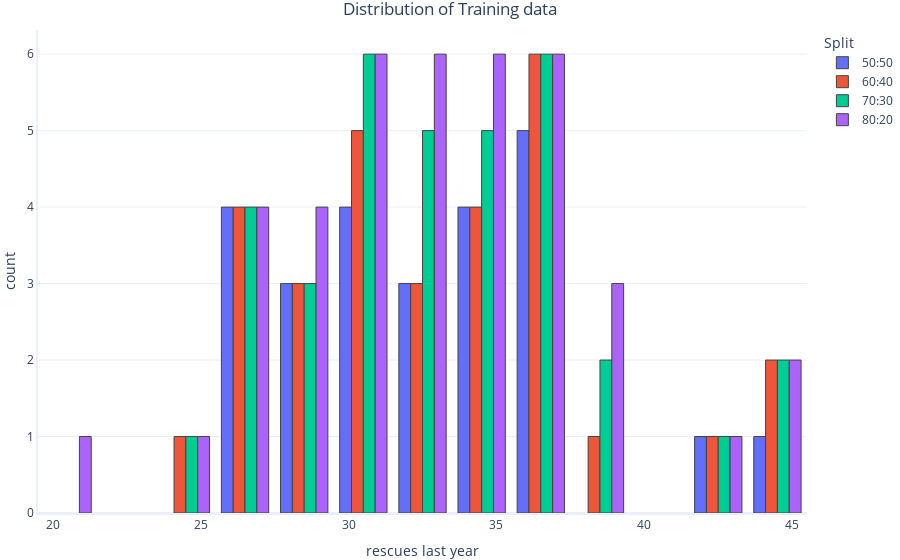

Notebook source saved alongside this figure:
### Markdown cell above
Notice on how the first splits leave us with relatively small _training_ datasets. On the 50:50 split, we have only 25 samples to train with.

On the other hand, the latter ones leave us much more data for training, but relatively little for testing. The 80:20 split leaves us with only 10 samples in the _test_ set!


Let's take a look at the distributions of _training_ data for each split:

### Code cell
# Add a column for each "train" set that identifies the split used
train_8020 = train_8020.assign(Split="80:20")
train_7030 = train_7030.assign(Split="70:30")
train_6040 = train_6040.assign(Split="60:40")
train_5050 = train_5050.assign(Split="50:50")

# Concatenate training sets so we can plot them on the same chart
split_df = pandas.concat([train_5050, train_6040, train_7030, train_8020], axis=0)

 # Plot a histogram of data distribution
graphing.multiple_histogram(split_df, label_x="rescues_last_year", label_group="Split", title="Distribution of Training data")

### Figure 1 — Plotly figure (JSON) as saved in the notebook; plotly's stock layout.template omitted (floating-point values rounded to 4 significant figures)
{"data": [{"histfunc": "count", "name": "50:50", "type": "histogram", "x": [42, 37, 34, 30, 35, 30, 26, 29, 37, 31, 26, 35, 30, 28, 44, 37, 37, 32, 33, 26, 34, 32, 29, 36, 27]}, {"histfunc": "count", "name": "60:40", "type": "histogram", "x": [44, 25, 39, 30, 36, 42, 37, 34, 30, 35, 30, 26, 29, 37, 31, 26, 35, 30, 28, 44, 37, 37, 32, 33, 26, 34, 32, 29, 36, 27]}, {"histfunc": "count", "name": "70:30", "type": "histogram", "x": [30, 38, 34, 32, 32, 44, 25, 39, 30, 36, 42, 37, 34, 30, 35, 30, 26, 29, 37, 31, 26, 35, 30, 28, 44, 37, 37, 32, 33, 26, 34, 32, 29, 36, 27]}, {"histfunc": "count", "name": "80:20", "type": "histogram", "x": [20, 29, 35, 33, 38, 30, 38, 34, 32, 32, 44, 25, 39, 30, 36, 42, 37, 34, 30, 35, 30, 26, 29, 37, 31, 26, 35, 30, 28, 44, 37, 37, 32, 33, 26, 34, 32, 29, 36, 27]}], "layout": {"legend": {"title": {"text": "Split"}}, "title": {"text": "Distribution of Training data"}, "xaxis": {"title": {"text": "rescues last year"}}, "yaxis": {"title": {"text": "count"}}}}
